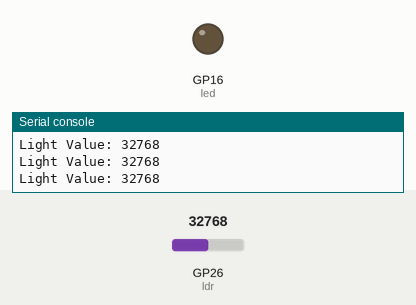
Recording of a program running on a simulated Raspberry Pi Pico running MicroPython. Shown: output pins drawn as LEDs (lit = HIGH), the last lines printed to the serial console. Inputs (shaded band) come from the test bench; at power-on: GP26 (ldr) = 32768 (analog values on the 0–65535 scale).

Above: at 1.2 s.
1.3 s: GP26 (ldr) set to 20768
2.8 s: GP26 (ldr) set to 19040
At 4.0 s:
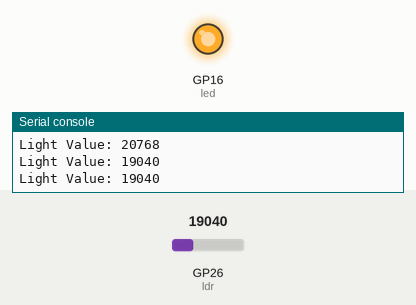
4.5 s: GP26 (ldr) set to 20655
At 5.1 s:
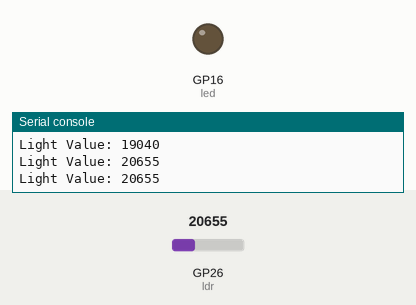
6.0 s: GP26 (ldr) set to 19660
At 6.3 s:
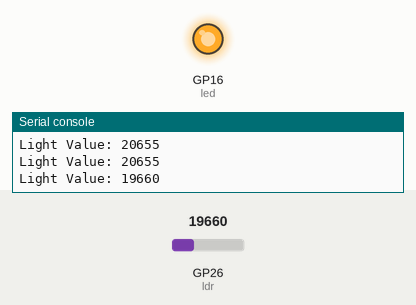
Timing chart, 0 to 8.5 s (numbered marks = the images above; inputs shaded):
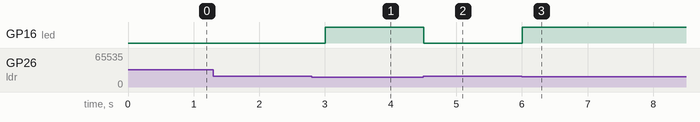

Measured:
- the behaviour switches between 20000 and 19984 on GP26 (ldr) (found by bisection; images 0 and 1)
- after the input at 2.8 s, GP16 (led): LOW → HIGH after 0.20 s
- after the input at 4.5 s, GP16 (led): HIGH → LOW at once
- after the input at 6.0 s, GP16 (led): LOW → HIGH at once

The program:

S22_Light_Dependent_Resistor.py
```python
# File: main.py
# Author: Armstrong Subero
# Platform: Raspberry Pi Pico (RP2040) with MicroPython
# Program: S22_Light_Dependent_Resistor
# Interpreter: MicroPython (latest version)
# Program Version: 1.0
#
# Program Description: This program reads the value from a Light Dependent Resistor (LDR)
#                      connected to an analog pin on the Raspberry Pi Pico. It turns an LED
#                      on or off based on the light intensity detected by the LDR.
#
# Hardware Description:
#    LDR connected to ADC0 (GPIO 26) in a voltage divider configuration with a resistor.
#    LED connected to GPIO 16 via a 1K resistor.
#
# Created: August 28th, 2024, 12:22 PM
# Last Updated: August 28th, 2024, 12:22 PM

from machine import ADC, Pin
import utime

# Initialize the LDR on ADC0 (GPIO 26)
ldr = ADC(Pin(26))

# Initialize the LED on GPIO 16
led = Pin(16, Pin.OUT)

# Set a threshold value for light intensity (adjust this value based on your setup)
threshold = 20000

# Function to read the LDR value and control the LED
def control_led():
    while True:
        # Read the LDR value (0-65535)
        light_value = ldr.read_u16()

        # Print the light value for debugging
        print("Light Value:", light_value)

        # Turn the LED on if the light intensity is below the threshold
        if light_value < threshold:
            led.on()
        else:
            led.off()

        # Sleep for a short time before reading again
        utime.sleep(0.5)

# Run the LED control function
control_led()
```
